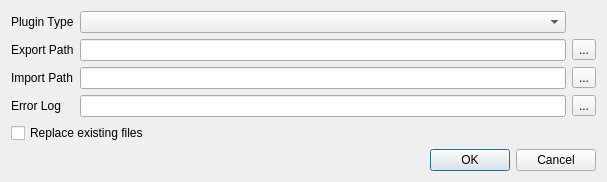
<?xml version="1.0" encoding="UTF-8"?>
<ui version="4.0">
 <class>GTAImportDialog</class>
 <widget class="QDialog" name="GTAImportDialog">
  <property name="geometry">
   <rect>
    <x>0</x>
    <y>0</y>
    <width>607</width>
    <height>179</height>
   </rect>
  </property>
  <property name="windowTitle">
   <string>Import</string>
  </property>
  <layout class="QGridLayout" name="gridLayout_2">
   <item row="1" column="0">
    <layout class="QHBoxLayout" name="horizontalLayout_8">
     <item>
      <spacer name="horizontalSpacer">
       <property name="orientation">
        <enum>Qt::Horizontal</enum>
       </property>
       <property name="sizeHint" stdset="0">
        <size>
         <width>40</width>
         <height>20</height>
        </size>
       </property>
      </spacer>
     </item>
     <item>
      <widget class="QPushButton" name="okPB">
       <property name="maximumSize">
        <size>
         <width>80</width>
         <height>16777215</height>
        </size>
       </property>
       <property name="text">
        <string>OK</string>
       </property>
       <property name="icon">
        <iconset resource="../resource.qrc">
         <normaloff>:/images/forms/img/OK.png</normaloff>:/images/forms/img/OK.png</iconset>
       </property>
      </widget>
     </item>
     <item>
      <widget class="QPushButton" name="cancelPB">
       <property name="maximumSize">
        <size>
         <width>80</width>
         <height>16777215</height>
        </size>
       </property>
       <property name="text">
        <string>Cancel</string>
       </property>
       <property name="icon">
        <iconset resource="../resource.qrc">
         <normaloff>:/images/forms/img/CANCEL.jpg</normaloff>:/images/forms/img/CANCEL.jpg</iconset>
       </property>
      </widget>
     </item>
    </layout>
   </item>
   <item row="0" column="0">
    <layout class="QGridLayout" name="gridLayout">
     <property name="sizeConstraint">
      <enum>QLayout::SetMinAndMaxSize</enum>
     </property>
     <item row="0" column="0">
      <widget class="QLabel" name="PluginTypeLabel">
       <property name="text">
        <string>Plugin Type</string>
       </property>
      </widget>
     </item>
     <item row="0" column="1">
      <widget class="QComboBox" name="ImportTypeCB">
       <property name="sizePolicy">
        <sizepolicy hsizetype="Expanding" vsizetype="Fixed">
         <horstretch>0</horstretch>
         <verstretch>0</verstretch>
        </sizepolicy>
       </property>
      </widget>
     </item>
     <item row="1" column="0">
      <widget class="QLabel" name="ExportPathLabel">
       <property name="text">
        <string>Export Path</string>
       </property>
      </widget>
     </item>
     <item row="1" column="1">
      <widget class="QLineEdit" name="ExportPathLE"/>
     </item>
     <item row="1" column="2">
      <widget class="QToolButton" name="ExportPB">
       <property name="text">
        <string>...</string>
       </property>
       <property name="icon">
        <iconset resource="../resource.qrc">
         <normaloff>:/images/forms/img/OpenFolder.png</normaloff>:/images/forms/img/OpenFolder.png</iconset>
       </property>
      </widget>
     </item>
     <item row="2" column="0">
      <widget class="QLabel" name="ImportLabel">
       <property name="text">
        <string>Import Path</string>
       </property>
      </widget>
     </item>
     <item row="2" column="1">
      <widget class="QLineEdit" name="ImportPathLE"/>
     </item>
     <item row="2" column="2">
      <widget class="QToolButton" name="ImportPB">
       <property name="text">
        <string>...</string>
       </property>
       <property name="icon">
        <iconset resource="../resource.qrc">
         <normaloff>:/images/forms/img/OpenFolder.png</normaloff>:/images/forms/img/OpenFolder.png</iconset>
       </property>
      </widget>
     </item>
     <item row="3" column="0">
      <widget class="QLabel" name="ErrorLogLabel">
       <property name="text">
        <string>Error Log</string>
       </property>
      </widget>
     </item>
     <item row="3" column="1">
      <widget class="QLineEdit" name="ErrorLogPathLE"/>
     </item>
     <item row="3" column="2">
      <widget class="QToolButton" name="ErrorPB">
       <property name="text">
        <string>...</string>
       </property>
       <property name="icon">
        <iconset resource="../resource.qrc">
         <normaloff>:/images/forms/img/OpenFolder.png</normaloff>:/images/forms/img/OpenFolder.png</iconset>
       </property>
      </widget>
     </item>
     <item row="4" column="0" colspan="2">
      <widget class="QCheckBox" name="replaceFilesCB">
       <property name="text">
        <string>Replace existing files</string>
       </property>
      </widget>
     </item>
    </layout>
   </item>
  </layout>
 </widget>
 <resources>
  <include location="../resource.qrc"/>
 </resources>
 <connections/>
</ui>
